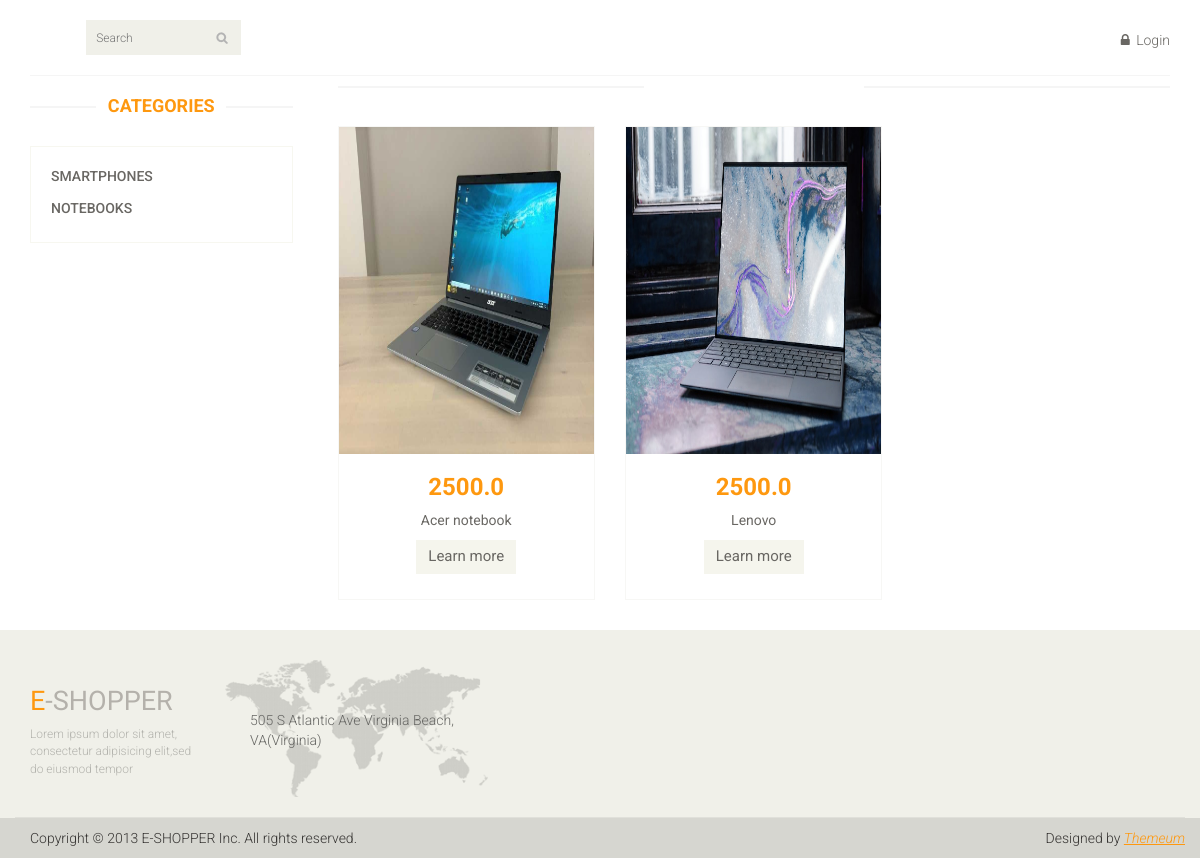
Page /category/2 on the committed database.
### main_page/models.py (models this page shows, shortened)
class Category(models.Model):
    category_name = models.CharField(max_length=75)
    reg_date = models.DateTimeField(auto_now_add=True)

class Product(models.Model):
    product_name = models.CharField(max_length=125)
    product_count = models.IntegerField()
    product_price = models.FloatField()
    product_photo = models.ImageField(upload_to='media')
    product_description = models.TextField()
    product_category = models.ForeignKey(Category, on_delete=models.CASCADE)
    reg_date = models.DateTimeField(auto_now_add=True)

### main_page/views.py (the view)
# urls.py: path('category/<int:pk>', views.get_exact_category),
def get_exact_category(request, pk):
    exact_category = models.Category.objects.get(id=pk)
    categories = models.Category.objects.all()
    category_products = models.Product.objects.filter(product_category=exact_category)
    return render(request, 'categrory_products.html', {'category_products':category_products, 'categories':categories})

### main_page/templates/categrory_products.html (shortened to what this page needs)
{% extends 'index.html' %}
{% block content %}
<section>
		<div class="container">
			<div class="row">
                <div class="col-sm-3">
					<div class="left-sidebar"><br>
						<h2>Categories</h2>
						<div class="panel-group category-products" id="accordian">
							{% for category in categories %}
							<div class="panel panel-default">
								<div class="panel-heading">
									<h4 class="panel-title"><a href="/category/{{ category.id }}">{{ category.category_name }}</a></h4>
								</div>
							</div>
							{% endfor %}
						</div>
					</div>
				</div>
				<div class="col-sm-9 padding-right">
					<div class="features_items"><br>
                        {% for product in category_products %}
						<div class="col-sm-4">
							<div class="product-image-wrapper">
								<div class="single-products">
									<div class="productinfo text-center">
										<img src="/{{ product.product_photo }}" alt="" />
										<h2>{{ product.product_price }}</h2>
										<p>{{ product.product_name }}</p>
										<a href="/item/{{ product.id }}" class="btn btn-default add-to-cart">Learn more</a>
									</div>
								</div>
							</div>
						</div>
                    {% endfor %}
                    </div>
				</div>
			</div>
		</div>
	</section>
{% endblock content %}

### main_page/static/css/main.css (style rules this page uses)
body { font-family: 'Roboto', sans-serif; background:; position: relative; font-weight:400px; }
a { -webkit-transition: 300ms; -moz-transition: 300ms; -o-transition: 300ms; transition: 300ms; }
h1, h2, h3, h4, h5, h6 { font-family: 'Roboto', sans-serif; }
.category-products { border: 1px solid #F7F7F0; margin-bottom: 35px; padding-bottom: 20px; padding-top: 15px; }
.left-sidebar h2, .brands_products h2 { color: #FE980F; font-family: 'Roboto', sans-serif; font-size: 18px; font-weight: 700; margin: 0 auto 30px; text-align: center; text-transform: uppercase; position: relative; z-index:3; }
.left-sidebar h2:after, h2.title:after { content: " "; position: absolute; border: 1px solid #f5f5f5; bottom:8px; left: 0; width: 100%; height: 0; z-index: -2; }
.left-sidebar h2:before { content: " "; position: absolute; background: #fff; bottom: -6px; width: 130px; height: 30px; z-index: -1; left: 50%; margin-left: -65px; }
.category-products .panel { background-color: #FFFFFF; border: 0px; border-radius: 0px; box-shadow:none; margin-bottom: 0px; }
.category-products .panel-default .panel-heading { background-color: #FFFFFF; border: 0 none; color: #FFFFFF; padding: 5px 20px; }
.category-products .panel-default .panel-heading .panel-title a { color: #696763; font-family: 'Roboto', sans-serif; font-size: 14px; text-decoration: none; text-transform: uppercase; }
.padding-right { padding-right: 0; }
.features_items { overflow:hidden; }
.product-image-wrapper { border:1px solid #F7F7F5; overflow: hidden; margin-bottom:30px; }
.single-products { position: relative; }
.productinfo h2 { color: #FE980F; font-family: 'Roboto', sans-serif; font-size: 24px; font-weight: 700; }
.productinfo p { font-family: 'Roboto', sans-serif; font-size: 14px; font-weight: 400; color: #696763; }
.productinfo img { width: 255.48px; height: 326.81px; }
.productinfo { position:relative; }
.add-to-cart { background:#F5F5ED; border: 0 none; border-radius: 0; color: #696763; font-family: 'Roboto', sans-serif; font-size: 15px; margin-bottom: 25px; }

### rows in the picture
Category: category_name "SMARTPHONES"
Category: category_name "NOTEBOOKS"
Product: product_photo (picture), product_price "2500.0", product_name "Acer notebook"
Product: product_photo (picture), product_price "2500.0", product_name "Lenovo"
